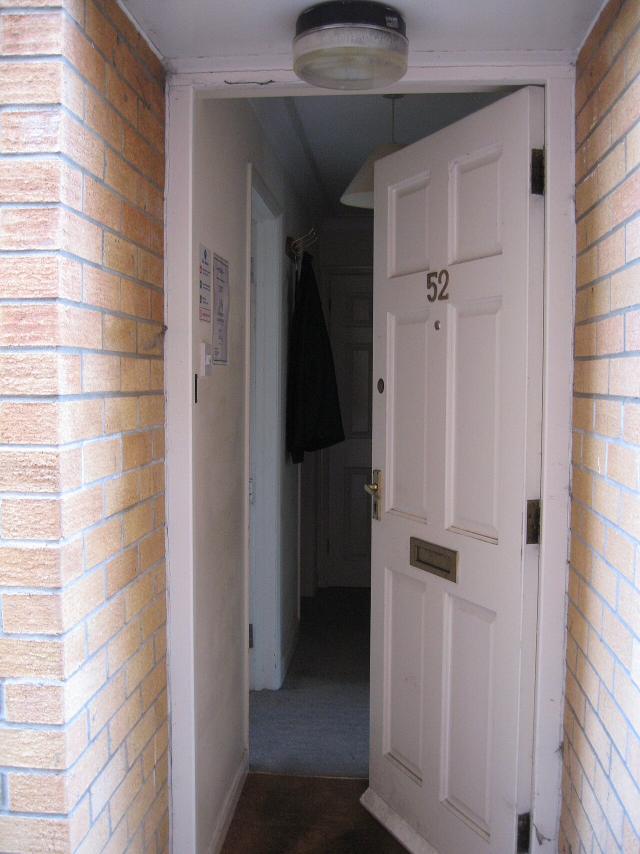
#> input picture assets/level1/door52.jpg, 1280 x 1707 px (shown at 1/2 size); its folder holds only this picture in this run
$ python -i enhancement.py   (imports and definitions only)
#> lines starting #> are read from the running program, lines starting #| are printed output that depends on the picture
#> further down, picture is the input picture: shape (1707, 1280, 3); mean B, G, R 134.9, 134.8, 145.9
"""Level 1 image processing. Everything works on uint8 BGR images (OpenCV's default)."""

import time
from dataclasses import dataclass

import cv2
import numpy as np


# [40 lines left out: functions load_image, make_dark_frame, brightness_contrast, gamma_correct, not called in this run]


def equalize(img: np.ndarray) -> np.ndarray:
    # global histogram equalization on brightness only, so colours don't shift
    ycrcb = cv2.cvtColor(img, cv2.COLOR_BGR2YCrCb)
#> ycrcb: shape (1707, 1280, 3); mean of channels 0, 1, 2 138.1, 133.5, 126.2
    ycrcb[..., 0] = cv2.equalizeHist(ycrcb[..., 0])
#> ycrcb: shape (1707, 1280, 3); mean of channels 0, 1, 2 128.2, 133.5, 126.2
    return cv2.cvtColor(ycrcb, cv2.COLOR_YCrCb2BGR)
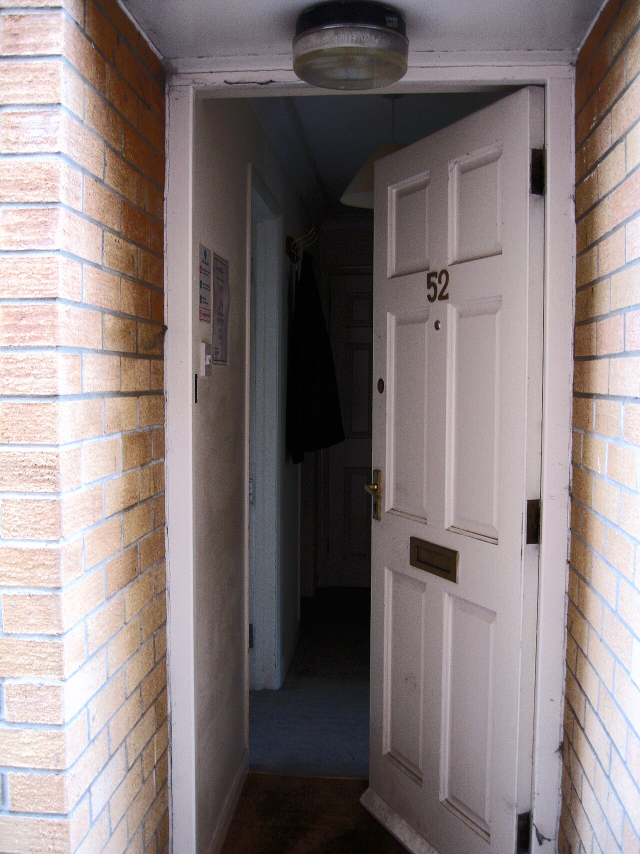
#> returned value: shape (1707, 1280, 3) (shown at 1/2 size); mean B, G, R 124.9, 124.8, 135.8


# [22 lines left out: functions clahe, denoise, sharpen, not called in this run]


# pipeline

@dataclass
class Settings:
    denoise_method: str = "None"
    denoise_strength: int = 1
    brightness: float = 0
    contrast: float = 1.0
    gamma: float = 1.0
    equalizer: str = "None"          # None / Global equalization / CLAHE
    clahe_clip: float = 2.0
    sharpen: float = 0.0


# [23 lines left out: function run_pipeline, not called in this run]


# measurements

def gray(img: np.ndarray) -> np.ndarray:
    return cv2.cvtColor(img, cv2.COLOR_BGR2GRAY)


# [28 lines left out: functions histogram, clipped, crop, legibility, not called in this run]


def evidence_quality(legib: float, new_clipping: float, weight: float = 3) -> float:
    # quality = legibility - weight * share of pixels pushed to pure black/white
    return float(np.clip(legib - weight * new_clipping, 0, 1))


# augmentation (for the side panel)

# [25 lines left out: function random_augment, not called in this run]


# drawing for the chapter 1 stage (plain numpy and OpenCV, so it costs nothing on the battery)

BRASS = (100, 164, 200)      # BGR of #C8A464
CLIP_RED = (102, 122, 224)   # BGR of #E07A66
STAGE_BG = (10, 11, 10)


# [35 lines left out: functions wipe, histogram_strip, not called in this run]

>>> import cv2
>>> picture = cv2.imread('../assets/level1/door52.jpg')
>>> result = equalize(picture)

$ run again, on assets/level1/room209.jpg
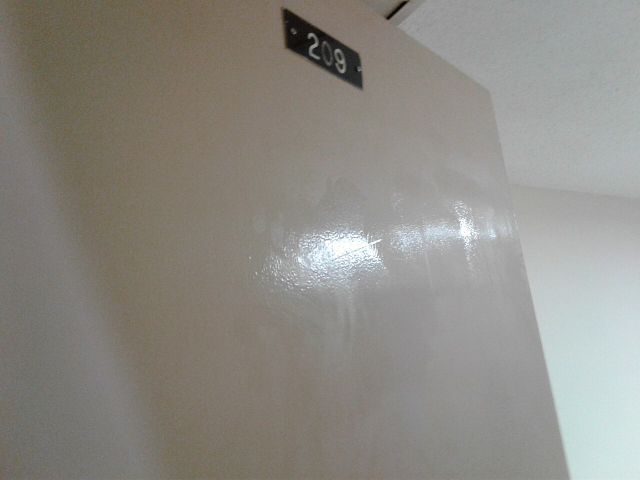
#> input picture assets/level1/room209.jpg, 1280 x 960 px (shown at 1/2 size)
#> picture is the input picture: shape (960, 1280, 3); mean B, G, R 133, 139.2, 141.7
#> in equalize, `return cv2.cvtColor(ycrcb, cv2.COLOR_YCrCb2BGR)`:
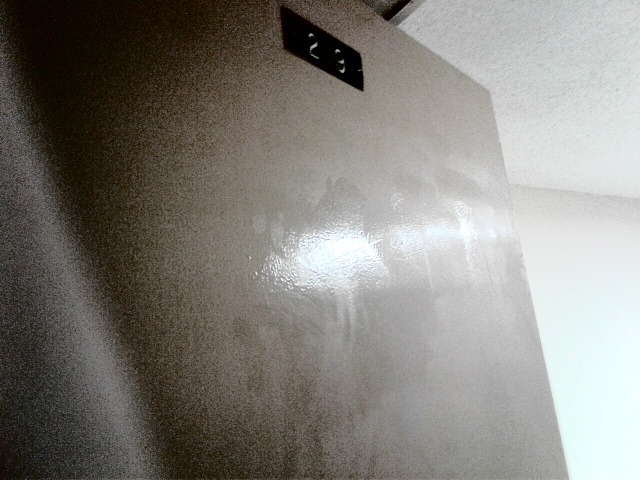
#> returned value: shape (960, 1280, 3) (shown at 1/2 size); mean B, G, R 123.2, 128.9, 131.6

$ run again, on assets/level1/room213.jpg
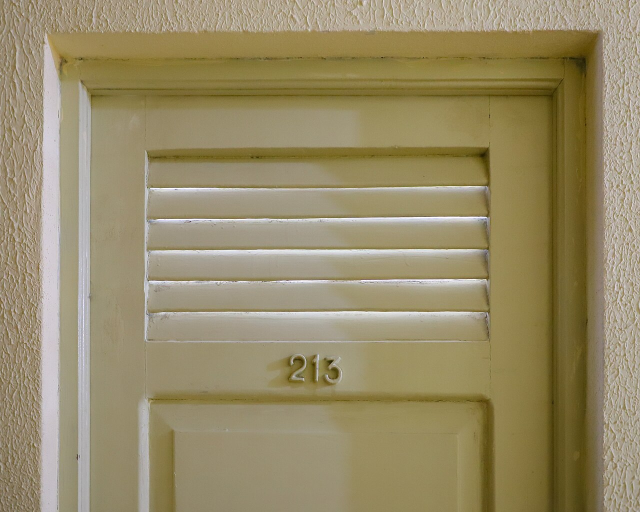
#> input picture assets/level1/room213.jpg, 1280 x 1024 px (shown at 1/2 size)
#> picture is the input picture: shape (1024, 1280, 3); mean B, G, R 104.7, 139.5, 151.5
#> in equalize, `return cv2.cvtColor(ycrcb, cv2.COLOR_YCrCb2BGR)`:
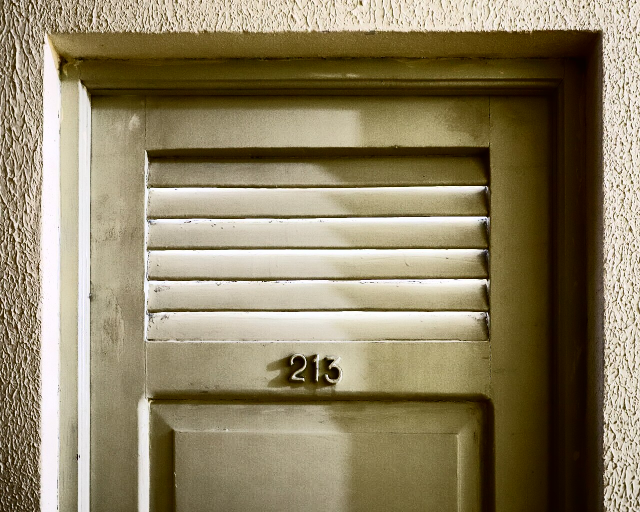
#> returned value: shape (1024, 1280, 3) (shown at 1/2 size); mean B, G, R 100, 129.5, 141.4

$ run again, on assets/level1/room217.jpg
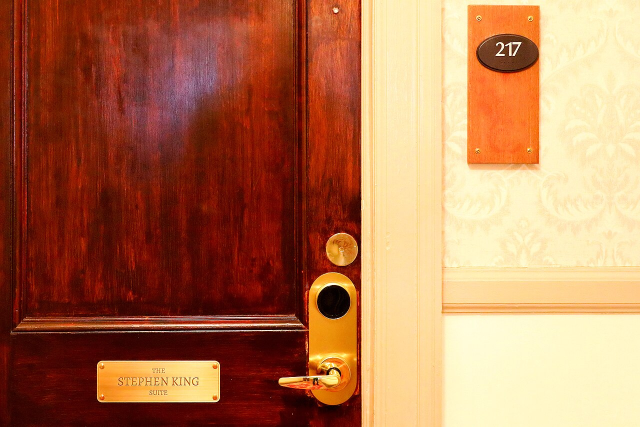
#> input picture assets/level1/room217.jpg, 1280 x 853 px (shown at 1/2 size)
#> picture is the input picture: shape (853, 1280, 3); mean B, G, R 83.3, 118.5, 178.6
#> in equalize, `return cv2.cvtColor(ycrcb, cv2.COLOR_YCrCb2BGR)`:
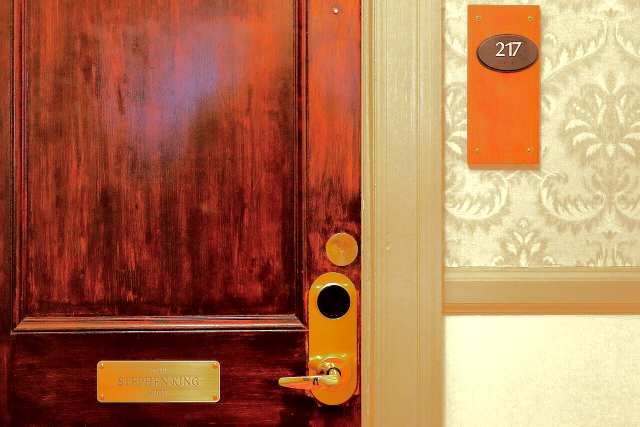
#> returned value: shape (853, 1280, 3) (shown at 1/2 size); mean B, G, R 80, 115.1, 174.6
